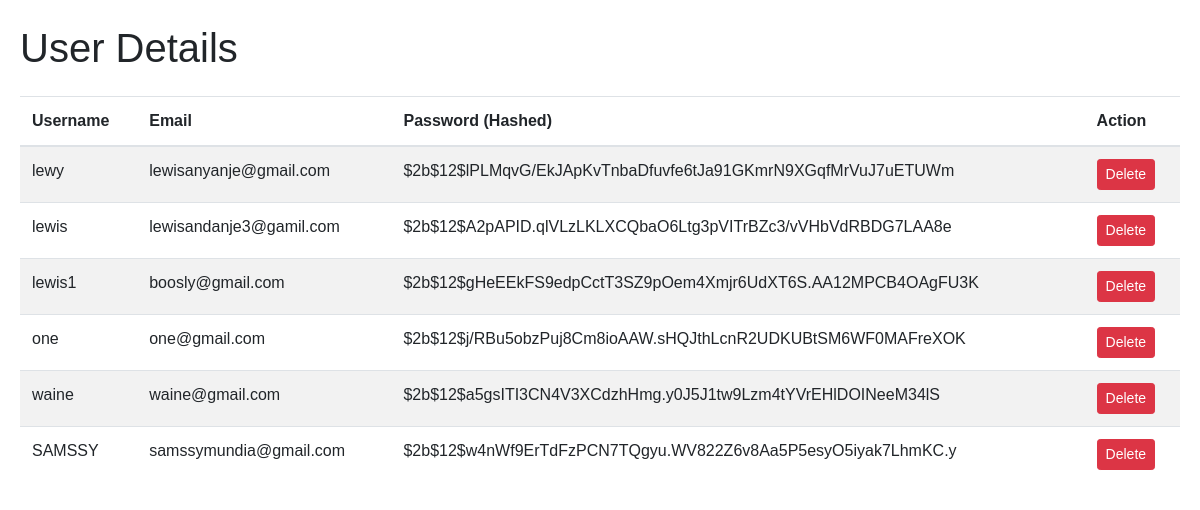
/Admin/view_users, run on an earlier commit of the app's database.
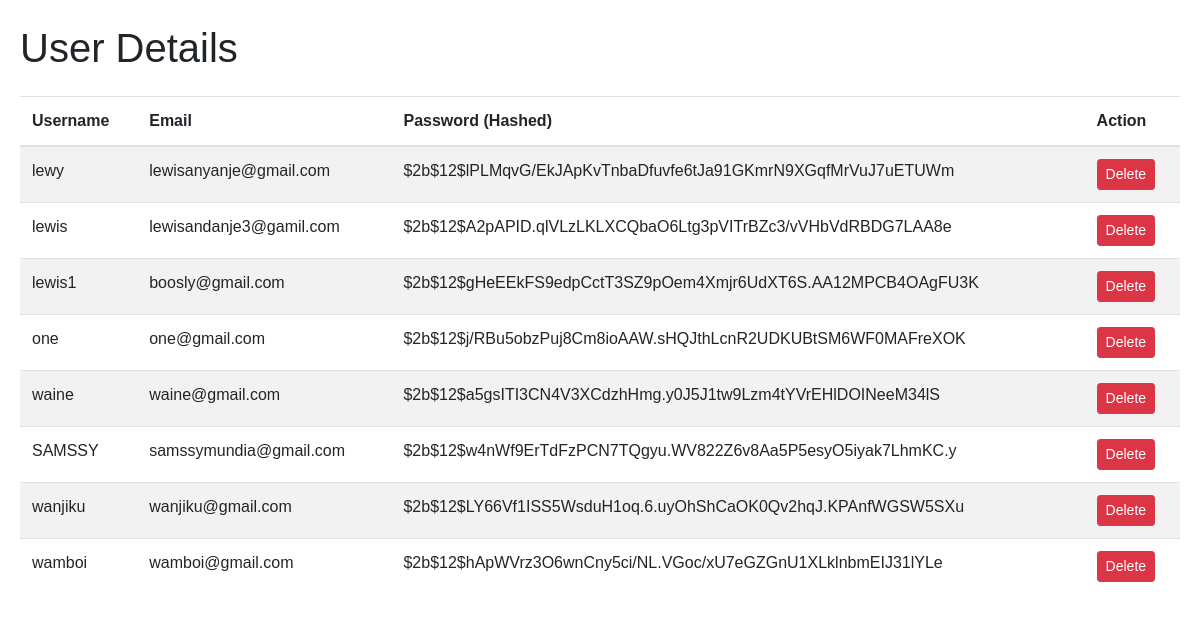
And on a later commit of the database.
### main.py (models this page shows, shortened)
class User(db.Model):
    id = db.Column(db.Integer, primary_key=True)
    username = db.Column(db.String(20), unique=True, nullable=False)
    email = db.Column(db.String(120), unique=True, nullable=False)
    password = db.Column(db.String(60), nullable=False)

### main.py (the view)
@app.route("/Admin/view_users")
def view_users():
    users = User.query.all()
    return render_template("Admin/view_users.html", users=users)

### templates/Admin/view_users.html (shortened to what this page needs)
<!DOCTYPE html>
<html lang="en">
<head>
    <link href="https://maxcdn.bootstrapcdn.com/bootstrap/4.0.0/css/bootstrap.min.css" rel="stylesheet">
    <link href="https://cdnjs.cloudflare.com/ajax/libs/font-awesome/5.15.3/css/all.min.css" rel="stylesheet">
    <link href="https://cdnjs.cloudflare.com/ajax/libs/animate.css/3.7.2/animate.min.css" rel="stylesheet">
    <link rel="stylesheet" type="text/css" href="{{ url_for('static', filename='css/index.css') }}">
</head>
<body>
<div class="container">
    <div class="row">
        <div class="col-md-12">
            <h1 class="my-4">User Details</h1>
            <table class="table table-striped">
                <thead>
                    <tr>
                        <th>Username</th>
                        <th>Email</th>
                        <th>Password (Hashed)</th>
                        <th>Action</th>
                    </tr>
                </thead>
                <tbody>
                    {% for user in users %}
                    <tr id="user-{{ user.id }}">
                        <td>{{ user.username }}</td>
                        <td>{{ user.email }}</td>
                        <td>{{ user.password }}</td>
                        <td>
                            <button class="btn btn-danger btn-sm" onclick="deleteUser('{{ user.id }}')">Delete</button>
                        </td>
                    </tr>
                    {% endfor %}
                </tbody>
            </table>
        </div>
    </div>
</div>
</body>
</html>

### static/css/index.css (style rules this page uses)
body { margin: 0; font-family: Arial, sans-serif; }
.btn, .btn:focus { outline: none !important; -webkit-box-shadow: none; box-shadow: none; }
.container { max-width: 1200px; margin: 0 auto; padding: 0 20px; }

What changed in the data, as far as the page shows it:
added User: username "wanjiku", email "wanjiku@gmail.com", password "$2b$12$LY66Vf1ISS5WsduH1oq.6.uyOhShCaOK0Qv2hqJ.KPAnfWGSW5SXu"
added User: username "wamboi", email "wamboi@gmail.com", password "$2b$12$hApWVrz3O6wnCny5ci/NL.VGoc/xU7eGZGnU1XLklnbmEIJ31lYLe"
